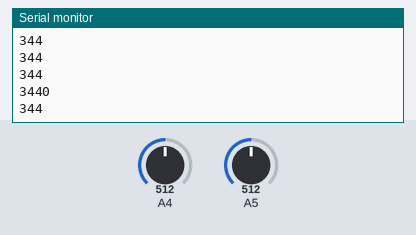
Bench run of a sketch on a simulated Arduino Mega 2560, built with avr-gcc and run on an emulated ATmega2560. On the bench: the last lines printed to the serial monitor. The inputs (shaded band) are chosen by the test bench; at power-on: A4 = 512, A5 = 512. No radio packets arrive unless stated.

Above: at 1.2 s.
1.3 s: A4 set to 716
2.8 s: A5 set to 716
4.3 s: A4 set to 900
At 5.5 s:
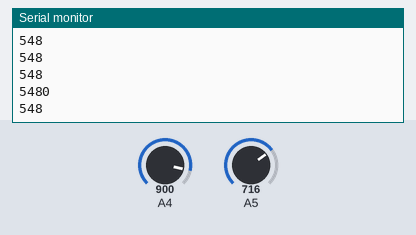
5.8 s: A5 set to 900
At 7.2 s:
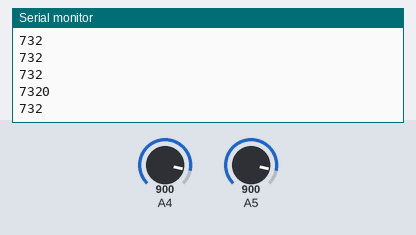
Timing chart, 0 to 8.3 s (numbered marks = the images above; inputs shaded):
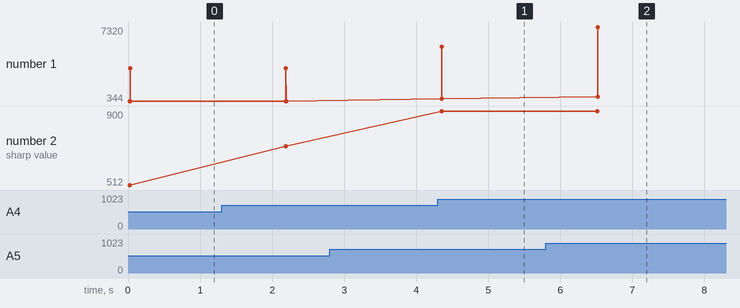

The sketch:

myLoraSent.ino
```cpp
#include <SPI.h>
#include <LoRa.h>

//define the pins used by the transceiver module
#define ss 18
#define rst 14
#define dio0 26
/////////////////////////////////////////
int sharp = 0;
int sound = 0;
////////////////////////////////////////


void setup() {

  Serial.begin(115200);
  while (!Serial);
  Serial.println("LoRa Sender");
  LoRa.setPins(ss, rst, dio0);

  while (!LoRa.begin(433E6))
   {
      Serial.println(".");
      delay(500);
   }
  LoRa.setSyncWord(0xF3);
  Serial.println("LoRa Initializing OK!");
}

void loop() {
  //int sound = analogRead(37);
  int sharp = analogRead(36);
  Serial.println("Sending packet: ");
  //Serial.print("Audio value : "+String(sound)+"\t");
  Serial.println("sharp value : "+String(sharp));
  int sound_add =0;

  for(int i=0;i<10;i++){
    int sound = analogRead(37);
    int sound_new = 167.5 - sound;
    if(sound_new <0){
      sound = sound_new*(-1);
    }
    else{
      sound = sound_new;
    }
    Serial.println(sound);
    sound_add = sound_add+sound;
  }
  Serial.println(sound_add);
  Serial.println(sound_add/10);
delay(2000);
 if((250 << sharp <2500))// && (sound >15) )
 {
   LoRa.beginPacket();
  LoRa.print("1");
  LoRa.endPacket();
  delay(100);
  }

 else
 {
   LoRa.beginPacket();
  LoRa.print("0");
  LoRa.endPacket();
  delay(100);
 }
}


  // Serial.println("sound value :"+String(sampleBufferValue));
  //   Serial.println("analog value : "+String(sharp_data));
  // counter = analogRead(36);
  // Serial.print("Sending packet: ");
  // Serial.println(counter);

  // //Send LoRa packet to receiver
  // LoRa.beginPacket();
  // LoRa.print("hello ");
  // LoRa.print(counter);
  // LoRa.endPacket();
```

Measured:
- after the input at 4.3 s, the serial monitor: prints a new line after 0.05 s (image 1)
- after the input at 5.8 s, the serial monitor: prints a new line after 0.72 s (image 2)
- plotted number 1: 548 → 732 after the input at 5.8 s
- plotted number 2: 512 → 716 after the input at 1.3 s, 716 → 900 after the input at 4.3 s
